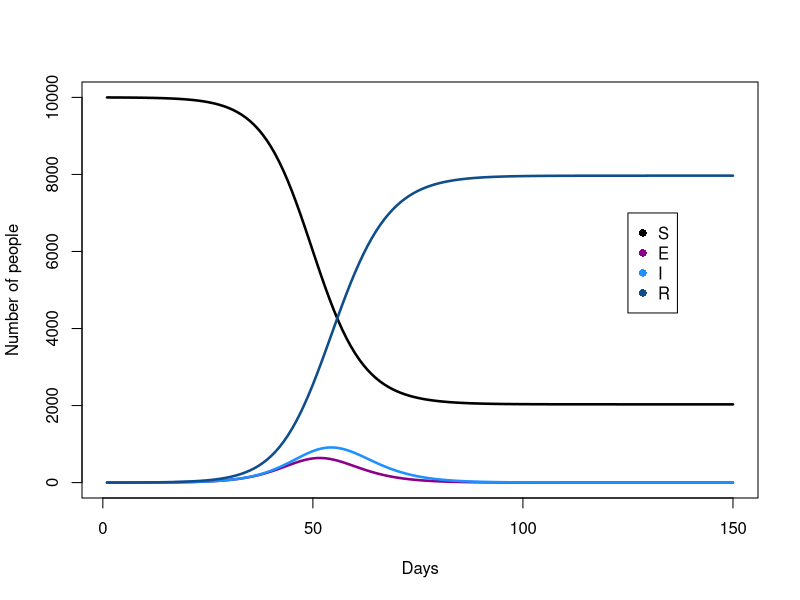

This chart was generated by the following R code:
## ---- chunk 1
knitr::opts_chunk$set(echo = TRUE, warning = FALSE, message = FALSE)
## ---- chunk 2
# deSolve for solving model equations
# function used: 'ode()' 
# alternative functions: 'ode45()', 'lsoda()', 'lsode()'

# install to local R
if (! "deSolve" %in% installed.packages()){
  install.packages("deSolve")
}

# load into current environment
library(deSolve)
## ---- chunk 3
eqns <- function(t, y, parms) {
  
  # use the names given in y (for the variables) & parms (for the parameters)
   with( as.list(c(y, parms)), {
    
    # Define change in S
    dS <- - beta * S * I
    
    # Define change in E
    dE <- beta * S * I - sigma * E
    
    # Define change in I
    dI <- sigma * E - gamma * I
    
    # Define change in R
    dR <- gamma * I
    
    # Keep track of values at each time step
     return(list( c(dS, dE, dI, dR) ))
  })
}
## ---- chunk 4
# define parameters we know
N  <- 10000
R0 <- 2
infectious_period <- 3
latent_period     <- 2

# Use these to get model parameters
gamma <- 1/infectious_period
sigma <- 1/latent_period

# Note: R0 = beta N / gamma  <=>  beta = R0 * gamma / N

parameters <- c(beta = R0 * gamma / N, gamma = gamma, sigma = sigma)

# define starting values ('initial conditions') for S, E, I, R
ics <- c(S = N - 1, E = 0, I = 1, R = 0)

# define time-steps to consider
days <- 1:150
## ---- chunk 5
sim <- ode(y = ics, times = days, func = eqns, parms = parameters)
## ---- chunk 6
# Create initial plot: t vs S
plot( x = sim[, "time"], y = sim[, "S"],               # x & y variables to plot
      type = "l",                                      # type of plot (l = line) 
      col = "black", lwd = 2.5,                        # color & width of line
      ylim = c(0, 10000),                               # set limits of y-axis 
      xlab = "Days", ylab = "Number of people")        # add x & y axis labels

# Add lines for t vs I and t vs R
lines(x = sim[, "time"], y = sim[, "E"], col = "darkmagenta", lwd = 2.5)
lines(x = sim[, "time"], y = sim[, "I"], col = "dodgerblue1", lwd = 2.5)
lines(x = sim[, "time"], y = sim[, "R"], col = "dodgerblue4", lwd = 2.5)

# Add legend to plot
legend(x = 125, y = 7000,                              # position (x,y) = top-left corner                
       legend = c("S", "E", "I", "R"),                 # names to display for variables
       col = c("black", "darkmagenta", "dodgerblue1", "dodgerblue4"),   
       pch = 16,                                       # symbol to display (16 = circle)
       cex = 1)                                        # size of legend
